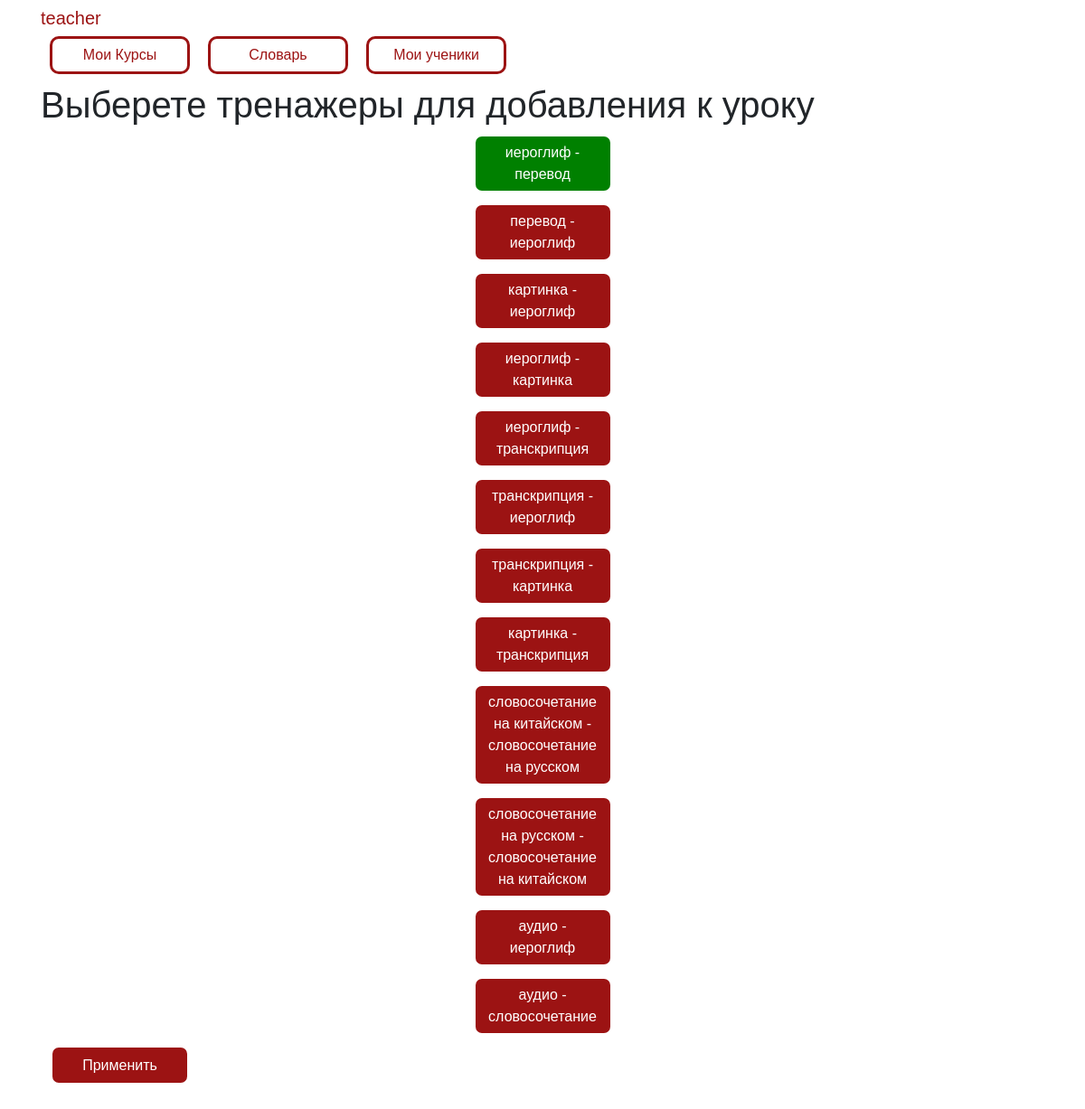
Screenshot of /add_trainers_to_lesson/1 (signed in) with the database file from the repository.
### data/users.py (models this page shows, shortened)
class User(SqlAlchemyBase, UserMixin, SerializerMixin):
    __tablename__ = 'users'
    id = sqlalchemy.Column(sqlalchemy.Integer, primary_key=True, autoincrement=True)
    name = sqlalchemy.Column(sqlalchemy.String, nullable=True)
    last_name = sqlalchemy.Column(sqlalchemy.String, nullable=True)
    patronymic = sqlalchemy.Column(sqlalchemy.String, nullable=True)
    email = sqlalchemy.Column(sqlalchemy.String, index=True, unique=True, nullable=True)
    about = sqlalchemy.Column(sqlalchemy.String, nullable=True)
    hashed_password = sqlalchemy.Column(sqlalchemy.String, nullable=True)
    teacher = sqlalchemy.Column(sqlalchemy.Boolean, nullable=True)
    creator = sqlalchemy.Column(sqlalchemy.Integer, nullable=True)
    courses = orm.relation("Courses", secondary="users_to_course", backref="users")
    words = orm.relation("Words", back_populates='user')
    hash_token = sqlalchemy.Column(sqlalchemy.Integer, nullable=True, unique=True)

### data/trainers.py (models this page shows)
class Trainers(SqlAlchemyBase, SerializerMixin):
    __tablename__ = 'trainers'
    id = sqlalchemy.Column(sqlalchemy.Integer,
                           primary_key=True, autoincrement=True)
    name = sqlalchemy.Column(sqlalchemy.String, nullable=True)
    check_side = sqlalchemy.Column(sqlalchemy.Integer, nullable=True)
    ans_side = sqlalchemy.Column(sqlalchemy.Integer, nullable=True)

### main.py (the view, shortened to what this page needs)
@app.route('/add_trainers_to_lesson/<int:lesson_id>', methods=['GET', 'POST'])
@login_required
def add_trainers_to_lesson(lesson_id):
    form = AddSomethingToLessonForm()
    db_sess = db_session.create_session()
    lesson = db_sess.query(Lessons).get(lesson_id)
    current_course = 0
    for c in db_sess.query(User).get(current_user.id).courses:
        if lesson in c.lessons:
            current_course = c
    all_trainers = db_sess.query(Trainers).all()
    lesson_trainers = lesson.trainers
    unused_trainers = sorted(list(set(all_trainers).difference(set(lesson.trainers))),
                             key=lambda x: x.id)
    return render_template('add_trainers_to_lesson.html', trainers=all_trainers, form=form,
                           len_trainers=len(all_trainers),
                           lesson_trainers=lesson_trainers, unused_trainers=unused_trainers)

### forms/lesson.py
class AddSomethingToLessonForm(FlaskForm):
    submit = SubmitField('Применить')

### data/db_session.py (called while the page is built)
def create_session() -> Session:
    global __factory
    return __factory()

### main.py (called while the page is built)
@login_manager.user_loader
def load_user(user_id):
    db_sess = db_session.create_session()
    return db_sess.query(User).get(user_id)

### templates/add_trainers_to_lesson.html (shortened to what this page needs)
{% extends "base.html" %}
{% block content %}
<h1>Выберете тренажеры для добавления к уроку</h1>
<form action="" method="post" name="checks">
    <div style="display: flex;
                flex-wrap: wrap;
                flex-direction: column;
                align-content: center;">
        {% for i in range(len_trainers) %}
        {% if trainers[i] in lesson_trainers %}
        <button id="train {{ i }}" style="background-color: green;"
                name="lesson_trainer" type="button" class="btn btn-primary"
                value="{{ trainers[i].id }}">
            {{ trainers[i].name }}
        </button>
        {% else %}
        <button id="train {{ i }}" name="not_lesson_trainer" type="button" class="btn btn-primary"
                value="{{ trainers[i].id }}">{{ trainers[i].name }}
        </button>
        {% endif %}
        {% endfor %}
    </div>
    <p>{{ form.submit(type="submit", class="btn btn-primary") }}</p>
</form>
{% endblock %}

### templates/base.html (shortened to what this page needs)
<!doctype html>
<html lang="en">
<head>
    <link rel="stylesheet"
          href="https://stackpath.bootstrapcdn.com/bootstrap/4.4.1/css/bootstrap.min.css"
>
    <link href="{{ url_for('static', filename='/style.css') }}" rel="stylesheet" />
</head>
<body>
<header class="header">
    <div class="container">
        <div class="header_inner">
            <nav>
                {% if current_user.is_authenticated %}
                <a class="navbar-brand" href="/profile/{{ current_user.id }}">
                    {{ current_user.name}}</a>
                {% endif %}
                {% if current_user.is_authenticated %}
                <div class="nav" id="up buttons">
                    <a id="nav button 1" class="btn btn-white" href="/courses">Мои Курсы</a>
                    <a id="nav button 2" class="btn btn-white" href="/dictionary">Словарь</a>
                    {% if current_user.teacher %}
                    <a id="nav button 3" class="btn btn-white" href="/pupils">Мои ученики</a>
                    {% endif %}
                </div>
                {% endif %}
            </nav>
        </div>
    </div>
</header>
<main role="main" class="container">
    {% block content %}{% endblock %}
</main>
</body>
</html>

### static/style.css (style rules this page uses)
body { font-family: 'Montserrat', sans-serif; font-size: 15px; color: #33; }
.header { width: 100%; top: 0; left: 0; right: 0; z-index: 1000; }
.navbar-brand { color: #9c1313; position: relative; }
.btn { margin: 0 10px; margin-bottom: 10px; width: 155px; }
.btn-primary { min-width: 45px; min-height: 45px; display: inline-block; vertical-align: top; color: white; overflow: hidden; text-overflow: ellipsis; background-color: #9c1313; border: solid 3px white; border-radius: 10px; }
.btn-white { display: inline-block; vertical-align: top; color: #9c1313; overflow: hidden; text-overflow: ellipsis; background-color: white; border: solid 3px #9c1313; border-radius: 10px; }

### rows the page displays
User: name "teacher"
Trainers: name "иероглиф - перевод"
Trainers: name "перевод - иероглиф"
Trainers: name "картинка - иероглиф"
Trainers: name "иероглиф - картинка"
Trainers: name "иероглиф - транскрипция"
Trainers: name "транскрипция - иероглиф"
Trainers: name "транскрипция - картинка"
Trainers: name "картинка - транскрипция"
Trainers: name "словосочетание на китайском - словосочетание на русском"
Trainers: name "словосочетание на русском - словосочетание на китайском"
Trainers: name "аудио - иероглиф"
Trainers: name "аудио - словосочетание"
